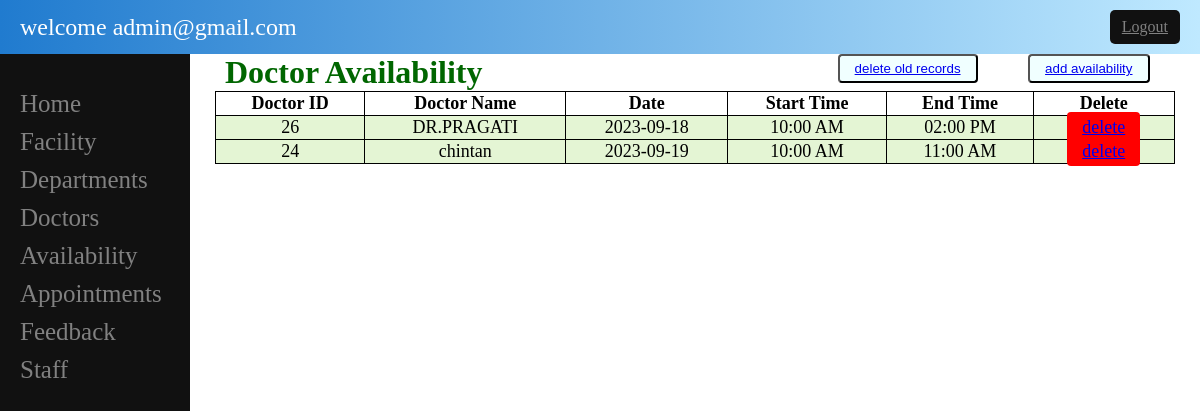
The app's page /admin/availability.php (signed in) with its own data.
### tables this page shows
CREATE TABLE `availability` (
  `availability_id` int(11) NOT NULL,
  `doctor_id` int(11) NOT NULL,
  `available_date` date NOT NULL,
  `start_time` time NOT NULL,
  `end_time` time NOT NULL
);

CREATE TABLE `doctor` (
  `doctor_id` int(11) NOT NULL,
  `doctor_name` varchar(30) NOT NULL,
  `doctor_image` varchar(50) NOT NULL,
  `department_id` int(11) NOT NULL,
  `doctor_experience` varchar(30) NOT NULL,
  `doctor_degree` varchar(50) NOT NULL,
  `doctor_specialities` varchar(30) NOT NULL,
  `doctor_gender` varchar(6) NOT NULL,
  `doctor_age` int(2) NOT NULL
);

### admin/availability.php (the view, shortened to what this page needs)
<!DOCTYPE html>
<html lang="en">
<head>
</head>
<body>
<?php
    include 'sidebar.php';
    ?>
    <main>
    <?php
    require_once('../inc/connection.php');
    $sqlAvailability = "SELECT * FROM availability";
    $resultAvailability = mysqli_query($conn, $sqlAvailability);
    ?>
    <h1>Doctor Availability</h1><button class="add"><a href="add_availability.php">add availability</a></button><button class="add"><a href="delete_past_availability.php">delete old records</a></button>
    <table>
        <thead>
            <tr>
                <th>Doctor ID</th>
                <th>Doctor Name</th>
                <th>Date</th>
                <th>Start Time</th>
                <th>End Time</th>
                <th>Delete</th>
            </tr>
        </thead>
        <tbody>
            <?php
            while ($row = mysqli_fetch_assoc($resultAvailability)) {
                $doctorId = $row['doctor_id'];
                $sqlDoctor = "SELECT doctor_name FROM doctor WHERE doctor_id = $doctorId";
                $resultDoctor = mysqli_query($conn, $sqlDoctor);
                $doctorName = mysqli_fetch_assoc($resultDoctor)['doctor_name'];
                echo "<tr>";
                echo "<td>{$row['doctor_id']}</td>";
                echo "<td>{$doctorName}</td>";
                echo "<td>{$row['available_date']}</td>";
                echo "<td>" . date('h:i A', strtotime($row['start_time'])) . "</td>";
                echo "<td>" . date('h:i A', strtotime($row['end_time'])) . "</td>";
                echo "<td><a class='red' href='?del={$row['availability_id']}' onclick='return confirm(\"Are you sure you want to delete this record?\")'>delete</a></td>";
                echo "</tr>";
            }
            ?>
        </tbody>
    </table>
    </main>
</body>
</html>

### admin/availability.php (style rules this page uses)
table { margin: 0 auto; font-size: large; border: 1px solid black; width:95%; border-collapse:collapse; }
h1 { margin-left:35px; color: #006600; display:inline; }
td { background-color: #E4F5D4; border: 1px solid black; }
th, td { font-weight: bold; border: 1px solid black; text-align: center; }
td { font-weight: lighter; }
.red { background-color:red; border-radius:4px; padding:5px 15px; }
.add { background-color:azure; border-radius:4px; padding:5px 15px; float:right; margin-right:5%; }

### admin/sidebar.php (style rules this page uses)
body { margin: 0; padding: 0; }
main { margin-left: 190px; top:0; }

### records on screen
availability: doctor "26", doctor.doctor_name "DR.PRAGATI", available_date "2023-09-18", start_time "10:00 AM", end_time "02:00 PM"
availability: doctor "24", doctor.doctor_name "chintan", available_date "2023-09-19", start_time "10:00 AM", end_time "11:00 AM"

### other values on screen
$_SESSION[email] "admin@gmail.com"
